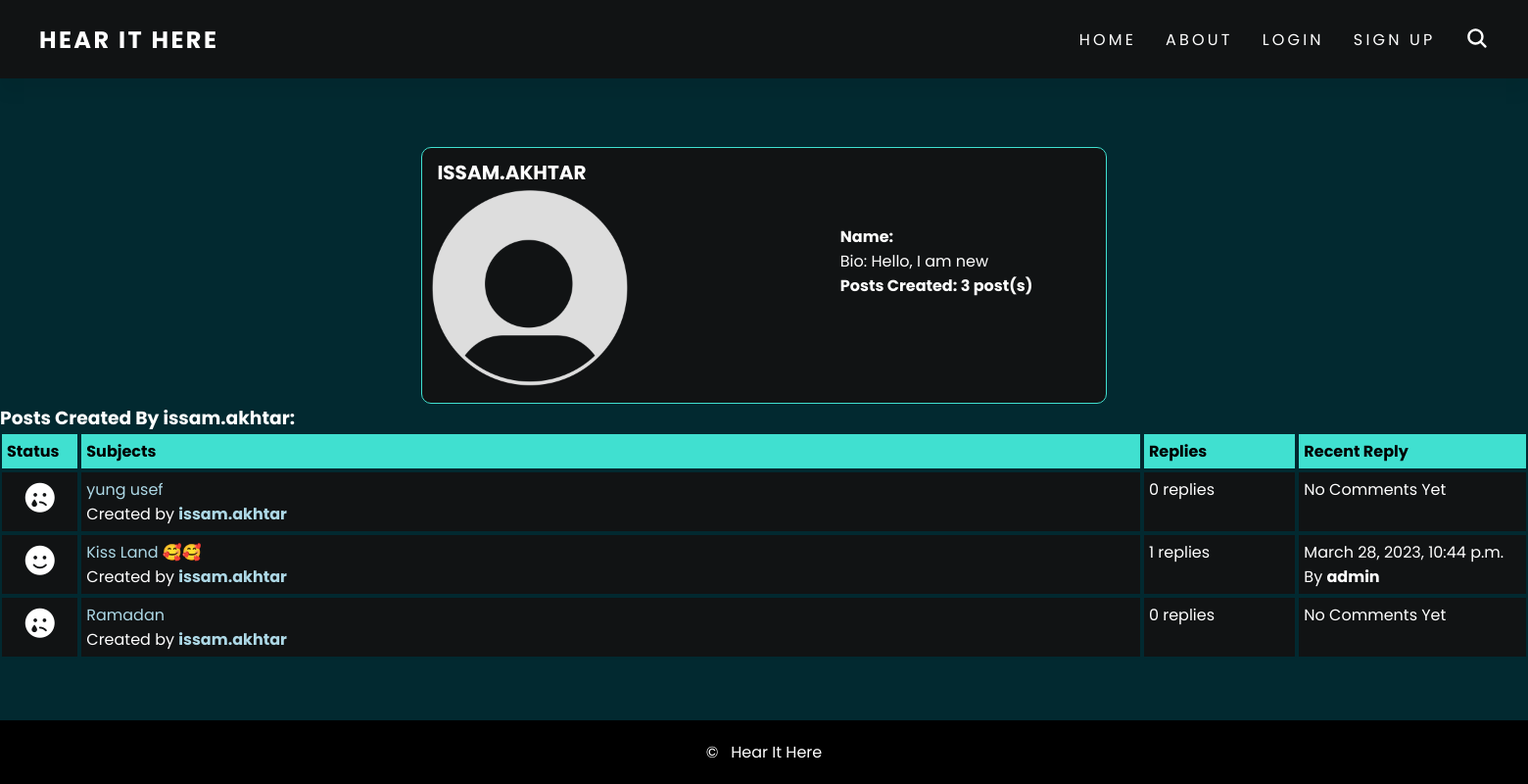
The page /account/issam.akhtar/ on the database its author committed.
### account/models.py (models this page shows, shortened)
class Profile(models.Model):
    user = models.OneToOneField(CustomUser, on_delete=models.CASCADE)
    name = models.CharField(max_length=30, blank=True)
    bio = models.TextField(default='Hello, I am new', max_length=100, blank=True)
    image = models.ImageField(default='images/default.png', upload_to='images/', null=True, verbose_name="Icon:")

class CustomUser(AbstractBaseUser, PermissionsMixin):
    email = models.EmailField(max_length=255, null=False, unique=True)
    username = models.CharField(max_length=50, null=False, unique=True)
    date_joined = models.DateTimeField(auto_now_add=True)
    is_staff = models.BooleanField(default=False)
    is_active = models.BooleanField(default=False)
    is_mod = models.BooleanField(default=False)
    USERNAME_FIELD = 'username'
    REQUIRED_FIELDS = ['email']
    objects = CustomUserManager()

### forum/models.py (models this page shows, shortened)
class Post(models.Model):
    title = models.CharField(max_length=100, unique=True, null=False)
    description = models.TextField(null=False)
    time = models.DateTimeField(auto_now_add=True)
    user = models.ForeignKey(CustomUser, on_delete=models.CASCADE)
    category = models.ForeignKey(Category, on_delete=models.CASCADE)

class Comment(models.Model):
    description = models.TextField(null=False, verbose_name="Reply:")
    time = models.DateTimeField(auto_now_add=True)
    user = models.ForeignKey(CustomUser, on_delete=models.CASCADE)
    post = models.ForeignKey(Post, on_delete=models.CASCADE)

### account/views.py (the view)
# urls.py: path('<str:username>/', views.profile, name='profile'),
def profile(request, username):
    pf = get_object_or_404(Profile, user__username=username)
    posts = Post.objects.filter(user__username=username).order_by('-time')
    return render(request, 'profile/profile.html', {'profile': pf, 'posts': posts})

### account/templates/profile/profile.html (shortened to what this page needs)
{% extends 'templates/base.html' %}
{% block content %}
	<div class="container-profile">
		<div class="profile">
            <div class="left-profile">
                <h1 class="profile-user-name">{{ profile.user.username }}</h1>
			    <div class="profile-image">
				<img class="img-profile" src="{{ profile.image.url }}"
                     alt="" style="max-height: 200px; max-width: 330px; width: auto;">
			    </div>
            </div>
            <div class="right-profile">
                <div class="profile-stats">
                    {% if profile.name.count != 0 %}
                    <b><span class="profile-stat-count">Name:</span> {{ profile.name }}</b>
                    {% endif %}
                    <br>
                    <div class="profile-bio">
                        <p><span class="profile-real-name">Bio:</span> {{ profile.bio }}</p>
                    </div>
                    <b><span class="profile-stat-count">Posts Created: {{ posts.count }}</span> post(s)</b>
                </div>
                </div>
            </div>
		</div>
<main>
    {% if profile.name %}
        <h3>Posts Created By {{ profile.user.username }} ({{ profile.name }}):</h3>
    {% else %}
        <h3>Posts Created By {{ profile.user.username }}:</h3>
    {% endif %}
	<div class = "posts-table">
            <div class = "table-head">
                <div class = "status">Status</div>
                <div class = "subjects">Subjects</div>
                <div class = "replies">Replies</div>
                <div class = "last-reply">Recent Reply</div>
            </div>
            {% for post in posts %}
            <div class = "table-row">
                {% if post.comment_set.count == 0 %}
                    <div class = "status"><i class="fa-solid fa-face-sad-tear"></i></div>
                {% elif post.comment_set.count < 4 %}
                    <div class = "status"><i class="fa-solid fa-face-smile"></i></div>
                {% else %}
                    <div class = "status"><i class="fa-solid fa-fire"></i></div>
                {% endif %}
                    <div class = "subjects"><a href="{% url 'forum:view_post' category_id=post.category.id post_id=post.id %}">
                        {{ post.title }}</a>
                    <br>
                    <span>Created by <b><a href="{% url 'account:profile' username=post.user.username %}">
                        {{ post.user.username }}</a></b></span>
                </div>
                <div class = "replies">
                    {{ post.comment_set.count }} replies <br>
                </div>
                <div class = "last-reply">
                    {% if post.comment_set.count == 0 %}
                        No Comments Yet
                    {% else %}
                        {{ post.comment_set.last.time }}
                        <br>
                        By <b><a href="{% url 'account:profile' username=post.comment_set.last.user.username %}">
                            {{ post.comment_set.last.user.username }}</a></b>
                    {% endif %}
                </div>
            </div>
            {% endfor %}
        </div>
</main>
{% endblock %}

### static/css/style.css (style rules this page uses)
* { margin: 0; padding: 0; box-sizing: border-box; font-family: 'Poppins'; }
body { min-height: 100vh; background: rgb(2, 41, 48) 100%; overflow-x: hidden; color: #fff; height: 100%; display: flex; flex-direction: column; margin-top: auto; }
main { flex: 1 0 auto; }
a { color: #fff; text-decoration: none; }
h1 { font-size: 20px; font-weight: bolder; }
.subjects a { color: lightblue; }
.table-head { display: flex; }
.container-profile { display: table; border: 1px solid #40E0D0; padding: 10px; margin: 0 auto; background: #111314; width: 700px; border-radius: 10px; }
.profile { display: flex; justify-content: space-between; flex-wrap: wrap; }
.profile-user-name { text-transform: uppercase; }
.left-profile h1 { margin-bottom: 1%; margin-left: 2%; }
.left-profile { flex-basis: 40%; }
.right-profile { margin-top: 10%; font-size: 18px; flex-basis: 40%; font-size: 16px; }
.img-profile { border-radius: 5px; }
.profile-stats { margin-top: 0 !important; margin: 10px; }
.table-head div { padding: 5px; margin: 2px; background: #40E0D0; font-weight: bold; color: black; }
.table-head .status { flex: 5%; }
.table-head .subjects { flex: 70%; }
.table-head .replies { flex: 10%; }
.table-head .last-reply { flex: 15%; }
.table-row { display: flex; }
.table-row .status, .table-row .subjects, .table-row .replies, .table-row .last-reply { padding: 5px; margin: 2px; background-color: #111314; }
.table-row .status { flex: 5%; font-size: 30px; text-align: center; }
.table-row .subjects { flex: 70%; }
.table-row .replies { flex: 10%; }
.table-row .last-reply { flex: 15%; }

### rows shown on the page
Profile: user.username "ISSAM.AKHTAR", image (placeholder picture), bio "Hello, I am new", user.username "issam.akhtar"
Post: title "yung usef", user.username "issam.akhtar", comment_set.count "0", shows "No Comments Yet"
Post: title "Kiss Land 🥰🥰", user.username "issam.akhtar", comment_set.count "1", comment_set.last.time "March 28, 2023, 10:44 p.m.", comment_set.last.user.username "admin"
Post: title "Ramadan", user.username "issam.akhtar", comment_set.count "0", shows "No Comments Yet"

### other values the page prints
{{ posts.count }} "3"
